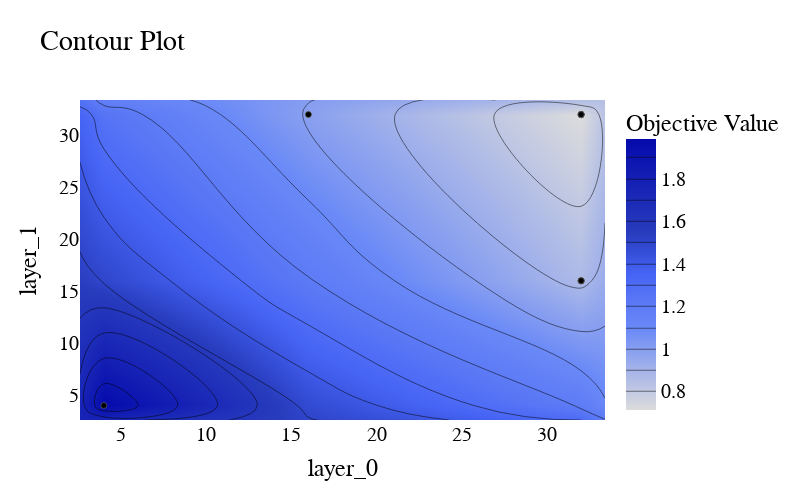

The notebook cell this image was saved under:
### Code cell
fig = optuna.visualization.plot_contour(peanut, params = ['layer_0', 'layer_1'])
fig.update_layout(width=800, height=500, font=dict(family='Arial', size=20, color='black'))
fig.show()

### Figure 1 — Plotly figure (JSON) as saved in the notebook; plotly's stock layout.template omitted (floating-point values rounded to 4 significant figures)
{"data": [{"colorbar": {"title": {"text": "Objective Value"}}, "colorscale": [[0, "rgb(5,10,172)"], [0.35, "rgb(40,60,190)"], [0.5, "rgb(70,100,245)"], [0.6, "rgb(90,120,245)"], [0.7, "rgb(106,137,247)"], [1, "rgb(220,220,220)"]], "connectgaps": true, "contours": {"coloring": "heatmap"}, "hoverinfo": "none", "line": {"smoothing": 1.3}, "reversescale": true, "type": "contour", "x": [2.6, 4, 16, 32, 33.4], "y": [2.6, 4, 16, 32, 33.4], "z": [[null, null, null, null, null], [null, 1.986, null, null, null], [null, null, null, 0.871, null], [null, null, 0.9873, 0.7126, null], [null, null, null, null, null]]}, {"marker": {"color": "black", "line": {"color": "Grey", "width": 0.5}}, "mode": "markers", "showlegend": false, "type": "scatter", "x": [4, 16, 16, 32, 32, 32, 32, 32, 32, 32, 32, 32, 32, 32, 32, 32, 32, 32, 32, 32, 32, 32, 32, 32, 32, 32, 32, 32, 32, 32, 32, 32, 32, 32, 32, 32, 32, 32, 32, 32, 32, 32, 32, 32, 32, 32, 32, 32, 32, 32, 32, 32, 32, 32, 32], "y": [4, 32, 32, 32, 16, 16, 16, 16, 32, 16, 16, 16, 16, 16, 16, 16, 16, 32, 32, 16, 16, 16, 16, 16, 16, 16, 16, 16, 32, 32, 32, 32, 32, 32, 32, 32, 32, 32, 32, 32, 32, 32, 32, 32, 32, 32, 32, 32, 32, 32, 32, 32, 32, 32, 32]}], "layout": {"font": {"color": "black", "family": "Arial", "size": 20}, "height": 500, "title": {"text": "Contour Plot"}, "width": 800, "xaxis": {"range": [2.6, 33.4], "title": {"text": "layer_0"}}, "yaxis": {"range": [2.6, 33.4], "title": {"text": "layer_1"}}}}
